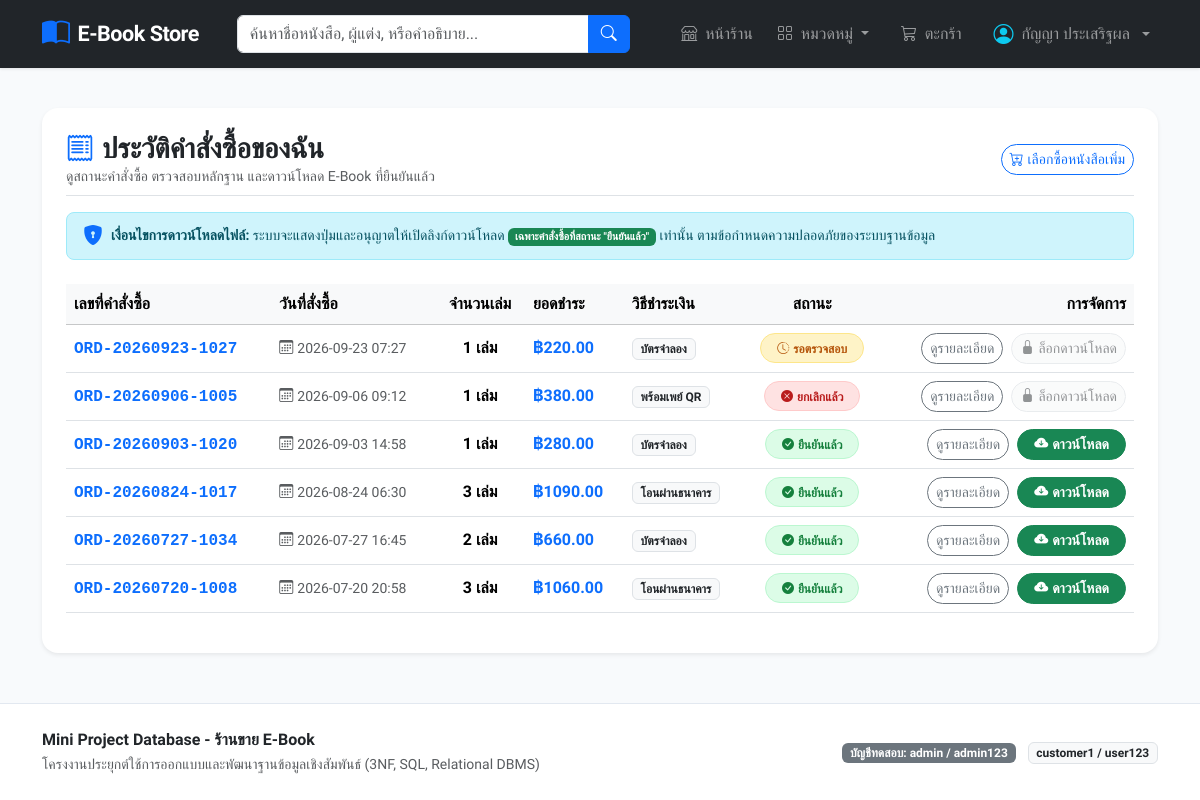
Screenshot of /my-orders (signed in) with the database file from the repository.
### tables this page shows
CREATE TABLE users (
    user_id INTEGER PRIMARY KEY AUTOINCREMENT,
    role_id INTEGER NOT NULL DEFAULT 1,
    username TEXT NOT NULL UNIQUE,
    email TEXT NOT NULL UNIQUE,
    password_hash TEXT NOT NULL,
    full_name TEXT NOT NULL,
    phone TEXT,
    created_at TIMESTAMP NOT NULL DEFAULT CURRENT_TIMESTAMP,
    FOREIGN KEY (role_id) REFERENCES roles(role_id) ON UPDATE CASCADE ON DELETE RESTRICT
);

CREATE TABLE orders (
    order_id INTEGER PRIMARY KEY AUTOINCREMENT,
    order_number TEXT NOT NULL UNIQUE,
    user_id INTEGER NOT NULL,
    total_amount REAL NOT NULL CHECK(total_amount >= 0),
    status TEXT NOT NULL DEFAULT 'PENDING' CHECK(status IN ('PENDING', 'CONFIRMED', 'CANCELLED')),
    order_date TIMESTAMP NOT NULL DEFAULT CURRENT_TIMESTAMP,
    notes TEXT,
    FOREIGN KEY (user_id) REFERENCES users(user_id) ON UPDATE CASCADE ON DELETE RESTRICT
);

### app.py (the view)
@app.route('/my-orders')
@login_required
def my_orders():
    conn = get_db()
    orders = conn.execute("""
        SELECT o.*, p.payment_method, p.payment_status, p.slip_image,
               COUNT(oi.order_item_id) as total_items
        FROM orders o
        LEFT JOIN payments p ON o.order_id = p.order_id
        LEFT JOIN order_items oi ON o.order_id = oi.order_id
        WHERE o.user_id = ?
        GROUP BY o.order_id
        ORDER BY o.order_date DESC
    """, (session['user_id'],)).fetchall()
    conn.close()
    return render_template('my_orders.html', orders=orders)

### app.py (called while the page is built)
def get_db():
    conn = sqlite3.connect(DB_PATH)
    conn.row_factory = sqlite3.Row
    conn.execute("PRAGMA foreign_keys = ON;")
    return conn

def login_required(f):
    @wraps(f)
    def decorated_function(*args, **kwargs):
        if 'user_id' not in session:
            flash('กรุณาเข้าสู่ระบบก่อนดำเนินการ', 'warning')
            return redirect(url_for('login', next=request.url))
        return f(*args, **kwargs)
    return decorated_function

### templates/my_orders.html (shortened to what this page needs)
{% extends 'base.html' %}
{% block content %}
<div class="card shadow-sm border-0 rounded-4 p-4 bg-white mb-4">
    <div class="d-flex flex-wrap justify-content-between align-items-center mb-3 pb-2 border-bottom gap-2">
        <div>
            <h3 class="fw-bold mb-0">
                <i class="bi bi-receipt text-primary me-2"></i>ประวัติคำสั่งซื้อของฉัน
            </h3>
            <p class="text-muted small mb-0">ดูสถานะคำสั่งซื้อ ตรวจสอบหลักฐาน และดาวน์โหลด E-Book ที่ยืนยันแล้ว</p>
        </div>
        <a href="{{ url_for('index') }}" class="btn btn-outline-primary btn-sm rounded-pill">
            <i class="bi bi-cart-plus me-1"></i>เลือกซื้อหนังสือเพิ่ม
        </a>
    </div>
    <div class="alert alert-info d-flex align-items-center mb-4 py-2 px-3 rounded-3 small">
        <i class="bi bi-shield-lock-fill fs-5 me-2 text-primary"></i>
        <div>
            <strong>เงื่อนไขการดาวน์โหลดไฟล์:</strong>
            ระบบจะแสดงปุ่มและอนุญาตให้เปิดลิงก์ดาวน์โหลด <span class="badge bg-success">เฉพาะคำสั่งซื้อที่สถานะ "ยืนยันแล้ว"</span> เท่านั้น
            ตามข้อกำหนดความปลอดภัยของระบบฐานข้อมูล
        </div>
    </div>
    {% if orders %}
    <div class="table-responsive">
        <table class="table table-hover align-middle">
            <thead class="table-light">
                <tr>
                    <th>เลขที่คำสั่งซื้อ</th>
                    <th>วันที่สั่งซื้อ</th>
                    <th class="text-center">จำนวนเล่ม</th>
                    <th>ยอดชำระ</th>
                    <th>วิธีชำระเงิน</th>
                    <th class="text-center">สถานะ</th>
                    <th class="text-end">การจัดการ</th>
                </tr>
            </thead>
            <tbody>
                {% for ord in orders %}
                <tr>
                    <td>
                        <a href="{{ url_for('order_detail', order_id=ord.order_id) }}" class="fw-bold font-monospace text-decoration-none">
                            {{ ord.order_number }}
                        </a>
                    </td>
                    <td class="text-muted small">
                        <i class="bi bi-calendar3 me-1"></i>{{ ord.order_date[:16] }}
                    </td>
                    <td class="text-center fw-semibold">{{ ord.total_items }} เล่ม</td>
                    <td class="fw-bold text-primary">฿{{ "%.2f"|format(ord.total_amount) }}</td>
                    <td>
                        <span class="badge bg-light text-dark border">
                            {% if ord.payment_method == 'PROMPTPAY_QR' %}พร้อมเพย์ QR
                            {% elif ord.payment_method == 'BANK_TRANSFER' %}โอนผ่านธนาคาร
                            {% else %}บัตรจำลอง{% endif %}
                        </span>
                    </td>
                    <td class="text-center">
                        {% if ord.status == 'CONFIRMED' %}
                            <span class="badge badge-status-confirmed px-3 py-2 rounded-pill fw-semibold">
                                <i class="bi bi-check-circle-fill me-1"></i>ยืนยันแล้ว
                            </span>
                        {% elif ord.status == 'PENDING' %}
                            <span class="badge badge-status-pending px-3 py-2 rounded-pill fw-semibold">
                                <i class="bi bi-clock-history me-1"></i>รอตรวจสอบ
                            </span>
                        {% else %}
                            <span class="badge badge-status-cancelled px-3 py-2 rounded-pill fw-semibold">
                                <i class="bi bi-x-circle-fill me-1"></i>ยกเลิกแล้ว
                            </span>
                        {% endif %}
                    </td>
                    <td class="text-end">
                        <div class="d-flex justify-content-end gap-2">
                            <a href="{{ url_for('order_detail', order_id=ord.order_id) }}" class="btn btn-sm btn-outline-secondary rounded-pill">
                                ดูรายละเอียด
                            </a>
                            {% if ord.status == 'CONFIRMED' %}
                            <a href="{{ url_for('order_detail', order_id=ord.order_id) }}#downloads" class="btn btn-sm btn-success rounded-pill px-3 fw-bold">
                                <i class="bi bi-cloud-arrow-down-fill me-1"></i>ดาวน์โหลด
                            </a>
                            {% else %}
                            <button class="btn btn-sm btn-light border text-muted rounded-pill" disabled title="จะเปิดให้ดาวน์โหลดเมื่อสถานะยืนยันแล้ว">
                                <i class="bi bi-lock-fill me-1"></i>ล็อกดาวน์โหลด
                            </button>
                            {% endif %}
                        </div>
                    </td>
                </tr>
                {% endfor %}
            </tbody>
        </table>
    </div>
    {% endif %}
</div>
{% endblock %}

### templates/base.html (shortened to what this page needs)
<!DOCTYPE html>
<html lang="th">
<head>
    <link href="https://cdn.jsdelivr.net/npm/bootstrap@5.3.3/dist/css/bootstrap.min.css" rel="stylesheet">
    <link href="https://cdn.jsdelivr.net/npm/bootstrap-icons@1.11.3/font/bootstrap-icons.min.css" rel="stylesheet">
    <link href="{{ url_for('static', filename='css/custom.css') }}" rel="stylesheet">
</head>
<body>
    <nav class="navbar navbar-expand-lg navbar-dark bg-dark sticky-top">
        <div class="container">
            <a class="navbar-brand d-flex align-items-center gap-2" href="{{ url_for('index') }}">
                <i class="bi bi-book-half text-primary fs-3"></i>
                <span>E-Book Store</span>
            </a>
            <div class="collapse navbar-collapse" id="navbarMain">
                <form class="d-flex mx-auto my-2 my-lg-0 col-12 col-lg-5" action="{{ url_for('index') }}" method="GET">
                    <div class="input-group">
                        <input class="form-control" type="search" name="q" placeholder="ค้นหาชื่อหนังสือ, ผู้แต่ง, หรือคำอธิบาย..." value="{{ request.args.get('q', '') }}">
                        <button class="btn btn-primary" type="submit">
                            <i class="bi bi-search"></i>
                        </button>
                    </div>
                </form>
                <ul class="navbar-nav ms-auto mb-2 mb-lg-0 align-items-lg-center gap-2">
                    <li class="nav-item">
                        <a class="nav-link" href="{{ url_for('index') }}">
                            <i class="bi bi-shop me-1"></i> หน้าร้าน
                        </a>
                    </li>
                    <li class="nav-item dropdown">
                        <a class="nav-link dropdown-toggle" href="#" role="button" data-bs-toggle="dropdown">
                            <i class="bi bi-grid me-1"></i> หมวดหมู่
                        </a>
                    </li>
                    <li class="nav-item">
                        <a class="nav-link position-relative btn btn-outline-light btn-sm px-3 text-start" href="{{ url_for('view_cart') }}">
                            <i class="bi bi-cart3 me-1"></i> ตะกร้า
                        </a>
                    </li>
                    {% if current_user %}
                    <li class="nav-item dropdown">
                        <a class="nav-link dropdown-toggle d-flex align-items-center gap-2" href="#" role="button" data-bs-toggle="dropdown">
                            <i class="bi bi-person-circle fs-5 text-info"></i>
                            <span>{{ current_user.full_name }}</span>
                        </a>
                    </li>
                    {% endif %}
                </ul>
            </div>
        </div>
    </nav>
    <main class="main-content py-4">
        <div class="container">
            {% block content %}{% endblock %}
        </div>
    </main>
    <footer class="py-4 mt-auto">
        <div class="container text-center text-muted">
            <div class="row align-items-center">
                <div class="col-md-6 text-md-start mb-2 mb-md-0">
                    <p class="mb-0 fw-semibold text-dark">Mini Project Database - ร้านขาย E-Book</p>
                    <small>โครงงานประยุกต์ใช้การออกแบบและพัฒนาฐานข้อมูลเชิงสัมพันธ์ (3NF, SQL, Relational DBMS)</small>
                </div>
                <div class="col-md-6 text-md-end">
                    <span class="badge bg-secondary me-2">บัญชีทดสอบ: admin / admin123</span>
                    <span class="badge bg-light text-dark border">customer1 / user123</span>
                </div>
            </div>
        </div>
    </footer>
</body>
</html>

### static/css/custom.css (style rules this page uses)
:root { --primary-color: #2563eb; --primary-hover: #1d4ed8; --secondary-color: #0d9488; --accent-color: #f59e0b; --dark-bg: #0f172a; --card-shadow: 0 4px 6px -1px rgba(0, 0, 0, 0.1), 0 2px 4px -2px rgba(0, 0, 0, 0.1); --card-shadow-hover: 0 20px 25px -5px rgba(0, 0, 0, 0.1), 0 8px 10px -6px rgba(0, 0, 0, 0.1); }
body { font-family: 'Prompt', -apple-system, BlinkMacSystemFont, "Segoe UI", Roboto, sans-serif; background-color: #f8fafc; color: #334155; min-height: 100vh; display: flex; flex-direction: column; }
.main-content { flex: 1 0 auto; }
.navbar-brand { font-weight: 700; font-size: 1.35rem; letter-spacing: -0.5px; }
.navbar { box-shadow: 0 1px 3px 0 rgba(0, 0, 0, 0.1); }
.badge-status-confirmed { background-color: #dcfce7; color: #15803d; border: 1px solid #bbf7d0; }
.badge-status-pending { background-color: #fef3c7; color: #b45309; border: 1px solid #fde68a; }
.badge-status-cancelled { background-color: #fee2e2; color: #b91c1c; border: 1px solid #fecaca; }
footer { background-color: #ffffff; border-top: 1px solid #e2e8f0; }

### rows the page displays
users: full_name "กัญญา ประเสริฐผล"
orders: order_number "ORD-20260923-1027", order_date "2026-09-23 07:27", total_items "1", total_amount "220.00", shows "บัตรจำลอง", status "PENDING" (drawn)
orders: order_number "ORD-20260906-1005", order_date "2026-09-06 09:12", total_items "1", total_amount "380.00", shows "พร้อมเพย์ QR", status "CANCELLED" (drawn)
orders: order_number "ORD-20260903-1020", order_date "2026-09-03 14:58", total_items "1", total_amount "280.00", shows "บัตรจำลอง", status "CONFIRMED" (drawn)
orders: order_number "ORD-20260824-1017", order_date "2026-08-24 06:30", total_items "3", total_amount "1090.00", shows "โอนผ่านธนาคาร", status "CONFIRMED" (drawn)
orders: order_number "ORD-20260727-1034", order_date "2026-07-27 16:45", total_items "2", total_amount "660.00", shows "บัตรจำลอง", status "CONFIRMED" (drawn)
orders: order_number "ORD-20260720-1008", order_date "2026-07-20 20:58", total_items "3", total_amount "1060.00", shows "โอนผ่านธนาคาร", status "CONFIRMED" (drawn)
